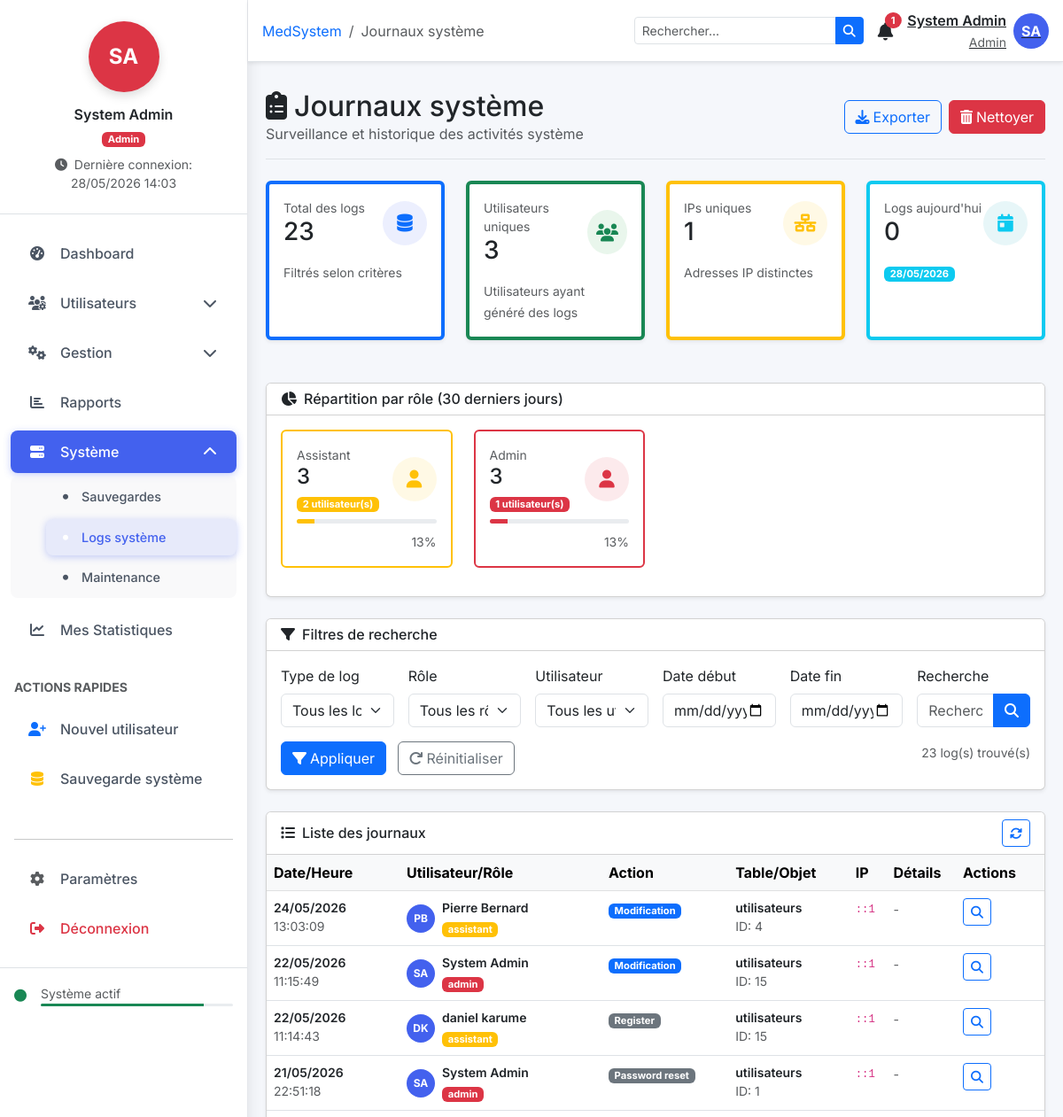
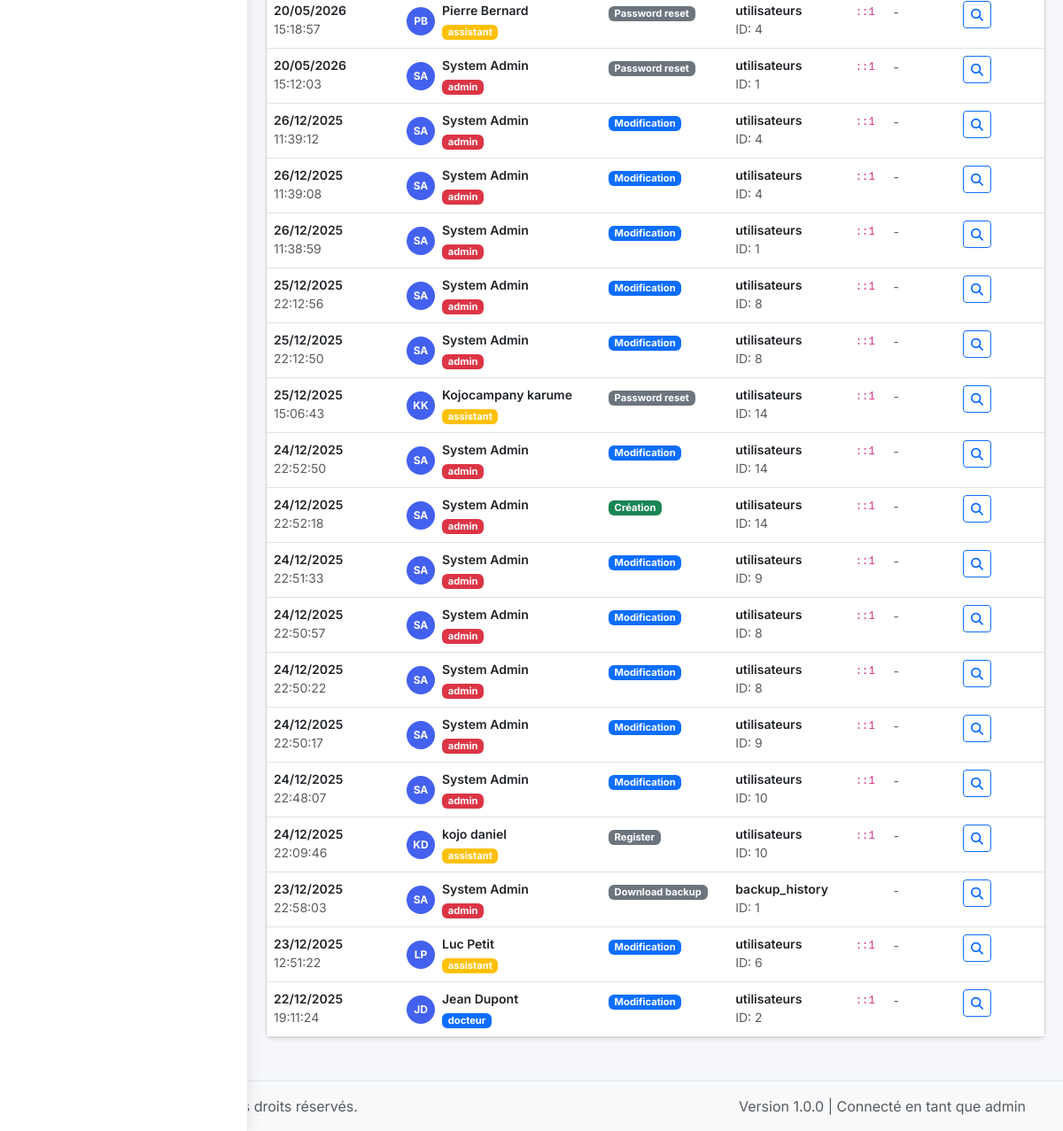
Page /admin/logs.php (signed in) on the committed database (2 pictures, top to bottom).
### tables this page shows
CREATE TABLE `audit_logs` (
  `id` int(11) NOT NULL,
  `user_id` int(11) DEFAULT NULL,
  `action` varchar(50) NOT NULL,
  `table_name` varchar(50) DEFAULT NULL,
  `record_id` int(11) DEFAULT NULL,
  `old_values` text,
  `new_values` text,
  `ip_address` varchar(45) DEFAULT NULL,
  `user_agent` text,
  `created_at` timestamp NOT NULL DEFAULT CURRENT_TIMESTAMP
);

CREATE TABLE `utilisateurs` (
  `id` int(11) NOT NULL,
  `nom` varchar(50) NOT NULL,
  `prenom` varchar(50) NOT NULL,
  `email` varchar(100) NOT NULL,
  `password` varchar(255) NOT NULL,
  `role` enum('docteur','secretaire','assistant','admin') NOT NULL,
  `specialite` varchar(100) DEFAULT NULL,
  `telephone` varchar(20) DEFAULT NULL,
  `adresse` text,
  `date_naissance` date DEFAULT NULL,
  `sexe` enum('M','F') DEFAULT NULL,
  `photo` varchar(255) DEFAULT NULL,
  `statut` enum('actif','inactif','suspendu') DEFAULT 'inactif',
  `jours_consultation` varchar(190) DEFAULT NULL,
  `derniere_connexion` datetime DEFAULT NULL,
  `date_creation` timestamp NOT NULL DEFAULT CURRENT_TIMESTAMP,
  `signature` varchar(250) DEFAULT NULL,
  `date_modification` timestamp NOT NULL DEFAULT CURRENT_TIMESTAMP ON UPDATE CURRENT_TIMESTAMP,
  `verification_code` varchar(32) DEFAULT NULL,
  `otp_code` varchar(6) DEFAULT NULL,
  `otp_expires_at` datetime DEFAULT NULL,
  `email_verified_at` datetime DEFAULT NULL,
  `otp_verified` tinyint(1) DEFAULT '0'
);

### admin/logs.php (the view, shortened to what the rows shown need)
<?php
require_once '../includes/header.php';
$filters = [
    'type' => $_GET['type'] ?? 'all',
    'user' => $_GET['user'] ?? '',
    'role' => $_GET['role'] ?? '',
    'date_from' => $_GET['date_from'] ?? '',
    'date_to' => $_GET['date_to'] ?? '',
    'search' => $_GET['search'] ?? '',
    'page' => $_GET['page'] ?? 1
];
$sql = "
    SELECT
        l.*,
        u.nom as user_nom,
        u.prenom as user_prenom,
        u.role as user_role,
        u.email as user_email
    FROM audit_logs l
    LEFT JOIN utilisateurs u ON l.user_id = u.id
    WHERE 1=1
";
$params = [];
$sql .= " ORDER BY l.created_at DESC";
$limit = 50;
$offset = ($filters['page'] - 1) * $limit;
$sql_with_limit = $sql . " LIMIT $limit OFFSET $offset";
$stmt = $pdo->prepare($sql_with_limit);
$stmt->execute($params);
$logs = $stmt->fetchAll();
function getActionColor($action) {
    $action = strtolower($action);
    if (strpos($action, 'create') !== false) return 'success';
    if (strpos($action, 'update') !== false) return 'primary';
    return 'secondary';
}
function getRoleColor($role) {
    switch ($role) {
        case 'admin': return 'danger';
        case 'docteur': return 'primary';
        case 'assistant': return 'warning';
    }
}
function formatAction($action) {
    $action = strtolower($action);
    $translations = [
        'create' => 'Création',
        'update' => 'Modification',
        'delete' => 'Suppression',
        'login' => 'Connexion',
        'logout' => 'Déconnexion',
        'read' => 'Consultation',
        'password_change' => 'Changement MDP',
        'role_change' => 'Changement rôle',
        'permission_change' => 'Changement permission'
    ];
    foreach ($translations as $key => $translation) {
        if (strpos($action, $key) !== false) {
            return $translation;
        }
    }
    return ucfirst(str_replace('_', ' ', $action));
}
?>
<div class="d-flex justify-content-between flex-wrap flex-md-nowrap align-items-center py-3 mb-4 border-bottom">
    <div>
        <h1 class="h2 mb-0">
            <i class="fas fa-clipboard-list me-2"></i>Journaux système
        </h1>
    </div>
</div>
<div class="card shadow-sm">
    <div class="card-body p-0">
        <div class="table-responsive">
            <table class="table table-hover mb-0" id="logsTable">
                <thead class="table-light">
                    <tr>
                        <th width="150">Date/Heure</th>
                        <th>Utilisateur/Rôle</th>
                        <th>Action</th>
                        <th>Table/Objet</th>
                        <th>IP</th>
                        <th>Détails</th>
                        <th width="100">Actions</th>
                    </tr>
                </thead>
                <tbody>
                    <?php if (empty($logs)): ?>
                    <tr>
                        <td colspan="7" class="text-center py-5">
                            <i class="fas fa-search fa-3x text-muted mb-3"></i>
                            <h6 class="text-muted">Aucun log trouvé</h6>
                            <p class="text-muted small">Modifiez vos critères de recherche</p>
                        </td>
                    </tr>
                    <?php else: ?>
                    <?php foreach ($logs as $log):
                        $actionColor = getActionColor($log['action']);
                        $userRoleColor = getRoleColor($log['user_role']);
                    ?>
                    <tr class="log-row" data-log-id="<?php echo $log['id']; ?>">
                        <td>
                            <div class="small">
                                <div class="fw-semibold"><?php echo date('d/m/Y', strtotime($log['created_at'])); ?></div>
                                <div class="text-muted"><?php echo date('H:i:s', strtotime($log['created_at'])); ?></div>
                            </div>
                        </td>
                        <td>
                            <?php if ($log['user_id']): ?>
                            <div class="d-flex align-items-center">
                                <div class="me-2">
                                    <span class="avatar-sm">
                                        <?php echo strtoupper(substr($log['user_prenom'], 0, 1) . substr($log['user_nom'], 0, 1)); ?>
                                    </span>
                                </div>
                                <div>
                                    <div class="fw-semibold small"><?php echo htmlspecialchars($log['user_prenom'] . ' ' . $log['user_nom']); ?></div>
                                    <small class="badge bg-<?php echo $userRoleColor; ?>">
                                        <?php echo $log['user_role']; ?>
                                    </small>
                                </div>
                            </div>
                            <?php else: ?>
                            <span class="text-muted small">Système</span>
                            <?php endif; ?>
                        </td>
                        <td>
                            <span class="badge bg-<?php echo $actionColor; ?>">
                                <?php echo formatAction($log['action']); ?>
                            </span>
                        </td>
                        <td>
                            <div class="small">
                                <div class="fw-semibold"><?php echo htmlspecialchars($log['table_name'] ?? 'N/A'); ?></div>
                                <?php if ($log['record_id']): ?>
                                <div class="text-muted">ID: <?php echo $log['record_id']; ?></div>
                                <?php endif; ?>
                            </div>
                        </td>
                        <td>
                            <div class="small">
                                <code><?php echo htmlspecialchars($log['ip_address']); ?></code>
                            </div>
                        </td>
                        <td>
                            <?php
                            $details = $log['description'] ?? $log['details'] ?? '';
                            if (!empty($details)): ?>
                            <span class="small" title="<?php echo htmlspecialchars($details); ?>">
                                <?php echo truncate(htmlspecialchars($details), 50); ?>
                            </span>
                            <?php else: ?>
                            <span class="text-muted small">-</span>
                            <?php endif; ?>
                        </td>
                        <td>
                            <div class="btn-group btn-group-sm">
                                <button class="btn btn-outline-primary"
                                        onclick="showLogDetails(<?php echo $log['id']; ?>)"
                                        title="Détails">
                                    <i class="fas fa-search"></i>
                                </button>
                            </div>
                        </td>
                    </tr>
                    <?php endforeach; ?>
                    <?php endif; ?>
                </tbody>
            </table>
        </div>
    </div>
</div>
<?php require_once '../includes/footer.php'; ?>

### rows in the picture
audit_logs: created_at "24/05/2026", created_at "13:03:09", user.nom "PB", user.nom "Pierre Bernard", user.role "assistant", action "Modification", table_name "utilisateurs", record "4", ip_address "::1"
audit_logs: created_at "22/05/2026", created_at "11:15:49", user.nom "SA", user.nom "System Admin", user.role "admin", action "Modification", table_name "utilisateurs", record "15", ip_address "::1"
audit_logs: created_at "22/05/2026", created_at "11:14:43", user.nom "DK", user.nom "daniel karume", user.role "assistant", action "Register", table_name "utilisateurs", record "15", ip_address "::1"
audit_logs: created_at "21/05/2026", created_at "22:51:18", user.nom "SA", user.nom "System Admin", user.role "admin", action "Password reset", table_name "utilisateurs", record "1", ip_address "::1"
audit_logs: created_at "20/05/2026", created_at "15:18:57", user.nom "PB", user.nom "Pierre Bernard", user.role "assistant", action "Password reset", table_name "utilisateurs", record "4", ip_address "::1"
audit_logs: created_at "20/05/2026", created_at "15:12:03", user.nom "SA", user.nom "System Admin", user.role "admin", action "Password reset", table_name "utilisateurs", record "1", ip_address "::1"
audit_logs: created_at "26/12/2025", created_at "11:39:12", user.nom "SA", user.nom "System Admin", user.role "admin", action "Modification", table_name "utilisateurs", record "4", ip_address "::1"
audit_logs: created_at "26/12/2025", created_at "11:39:08", user.nom "SA", user.nom "System Admin", user.role "admin", action "Modification", table_name "utilisateurs", record "4", ip_address "::1"
audit_logs: created_at "26/12/2025", created_at "11:38:59", user.nom "SA", user.nom "System Admin", user.role "admin", action "Modification", table_name "utilisateurs", record "1", ip_address "::1"
audit_logs: created_at "25/12/2025", created_at "22:12:56", user.nom "SA", user.nom "System Admin", user.role "admin", action "Modification", table_name "utilisateurs", record "8", ip_address "::1"
audit_logs: created_at "25/12/2025", created_at "22:12:50", user.nom "SA", user.nom "System Admin", user.role "admin", action "Modification", table_name "utilisateurs", record "8", ip_address "::1"
audit_logs: created_at "25/12/2025", created_at "15:06:43", user.nom "KK", user.nom "Kojocampany karume", user.role "assistant", action "Password reset", table_name "utilisateurs", record "14", ip_address "::1"
audit_logs: created_at "24/12/2025", created_at "22:52:50", user.nom "SA", user.nom "System Admin", user.role "admin", action "Modification", table_name "utilisateurs", record "14", ip_address "::1"
audit_logs: created_at "24/12/2025", created_at "22:52:18", user.nom "SA", user.nom "System Admin", user.role "admin", action "Création", table_name "utilisateurs", record "14", ip_address "::1"
audit_logs: created_at "24/12/2025", created_at "22:51:33", user.nom "SA", user.nom "System Admin", user.role "admin", action "Modification", table_name "utilisateurs", record "9", ip_address "::1"
audit_logs: created_at "24/12/2025", created_at "22:50:57", user.nom "SA", user.nom "System Admin", user.role "admin", action "Modification", table_name "utilisateurs", record "8", ip_address "::1"
audit_logs: created_at "24/12/2025", created_at "22:50:22", user.nom "SA", user.nom "System Admin", user.role "admin", action "Modification", table_name "utilisateurs", record "8", ip_address "::1"
audit_logs: created_at "24/12/2025", created_at "22:50:17", user.nom "SA", user.nom "System Admin", user.role "admin", action "Modification", table_name "utilisateurs", record "9", ip_address "::1"
audit_logs: created_at "24/12/2025", created_at "22:48:07", user.nom "SA", user.nom "System Admin", user.role "admin", action "Modification", table_name "utilisateurs", record "10", ip_address "::1"
audit_logs: created_at "24/12/2025", created_at "22:09:46", user.nom "KD", user.nom "kojo daniel", user.role "assistant", action "Register", table_name "utilisateurs", record "10", ip_address "::1"
audit_logs: created_at "23/12/2025", created_at "22:58:03", user.nom "SA", user.nom "System Admin", user.role "admin", action "Download backup", table_name "backup_history", record "1"
audit_logs: created_at "23/12/2025", created_at "12:51:22", user.nom "LP", user.nom "Luc Petit", user.role "assistant", action "Modification", table_name "utilisateurs", record "6", ip_address "::1"
audit_logs: created_at "22/12/2025", created_at "19:11:24", user.nom "JD", user.nom "Jean Dupont", user.role "docteur", action "Modification", table_name "utilisateurs", record "2", ip_address "::1"

### other values in the picture
$initials "SA"
$_SESSION['prenom'] "System"
$_SESSION['nom'] "Admin"
$role "Admin"
$_SESSION['last_login'] "28/05/2026 14:03"
$menu['title'] "Dashboard"
$menu['title'] "Utilisateurs"
$menu['title'] "Gestion"
$menu['title'] "Rapports"
$menu['title'] "Système"
$subitem['title'] "Sauvegardes"
$subitem['title'] "Logs système"
$subitem['title'] "Maintenance"
$menu['title'] "Mes Statistiques"
$title "Journaux système"
